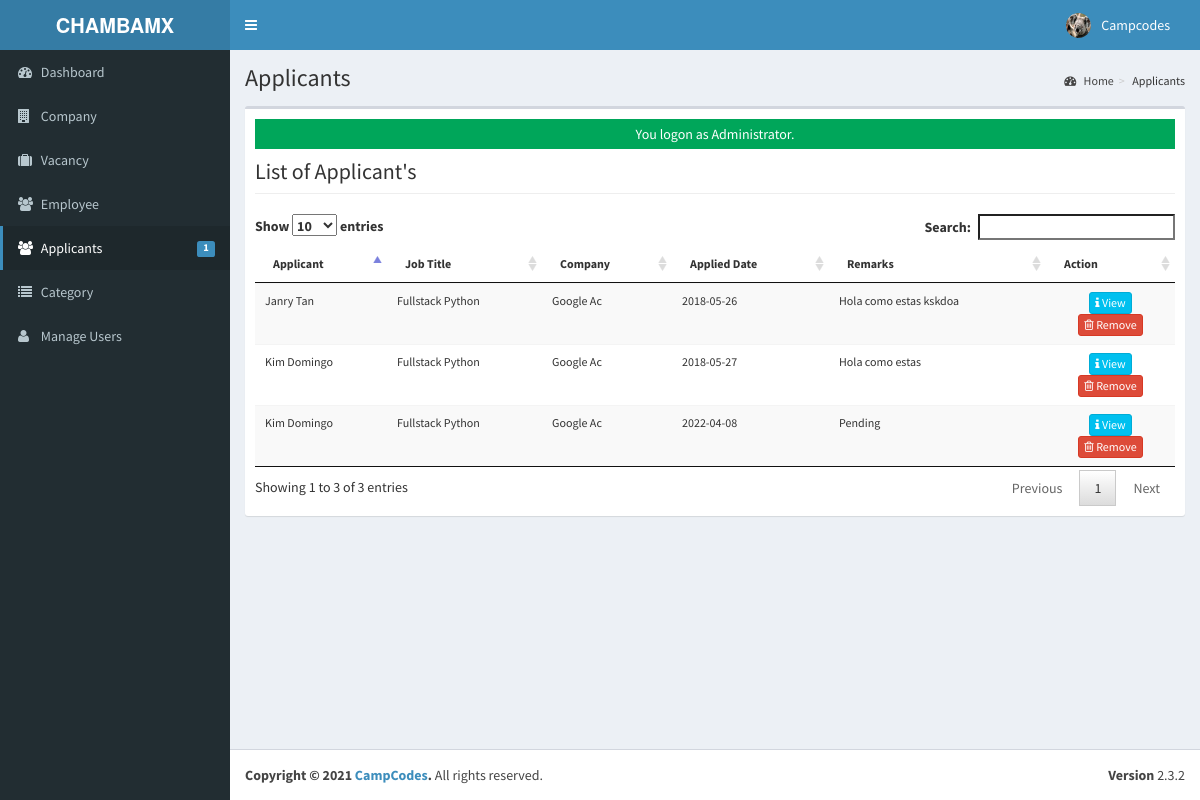
The page /admin/applicants/index.php (signed in) on the database its author committed.
### tables this page shows
CREATE TABLE `t_usuarios` (
  `USERID` varchar(30) NOT NULL,
  `FULLNAME` varchar(40) NOT NULL,
  `USERNAME` varchar(90) NOT NULL,
  `PASS` varchar(90) NOT NULL,
  `ROLE` varchar(30) NOT NULL,
  `PICLOCATION` varchar(255) NOT NULL
);

CREATE TABLE `t_compania` (
  `COMPANYID` int(11) NOT NULL,
  `COMPANYNAME` varchar(90) NOT NULL,
  `COMPANYADDRESS` varchar(90) NOT NULL,
  `COMPANYCONTACTNO` varchar(30) NOT NULL,
  `COMPANYSTATUS` varchar(90) NOT NULL,
  `COMPANYMISSION` text NOT NULL
);

CREATE TABLE `t_empleos_aplicados` (
  `REGISTRATIONID` int(11) NOT NULL,
  `COMPANYID` int(11) NOT NULL,
  `JOBID` int(11) NOT NULL,
  `APPLICANTID` int(11) NOT NULL,
  `APPLICANT` varchar(90) NOT NULL,
  `REGISTRATIONDATE` date NOT NULL,
  `REMARKS` varchar(255) NOT NULL DEFAULT 'Pending',
  `FILEID` varchar(30) DEFAULT NULL,
  `PENDINGAPPLICATION` tinyint(1) NOT NULL DEFAULT '1',
  `HVIEW` tinyint(1) NOT NULL DEFAULT '1',
  `DATETIMEAPPROVED` datetime NOT NULL
);

CREATE TABLE `t_empleos` (
  `JOBID` int(11) NOT NULL,
  `COMPANYID` int(11) NOT NULL,
  `CATEGORY` varchar(250) NOT NULL,
  `OCCUPATIONTITLE` varchar(90) NOT NULL,
  `REQ_NO_EMPLOYEES` int(11) NOT NULL,
  `SALARIES` double NOT NULL,
  `DURATION_EMPLOYEMENT` varchar(90) NOT NULL,
  `QUALIFICATION_WORKEXPERIENCE` text NOT NULL,
  `JOBDESCRIPTION` text NOT NULL,
  `PREFEREDSEX` varchar(30) NOT NULL,
  `SECTOR_VACANCY` text NOT NULL,
  `JOBSTATUS` varchar(90) NOT NULL,
  `DATEPOSTED` datetime NOT NULL
);

### admin/applicants/index.php (called while the page is built, shortened)
<?php
require_once("../../include/initialize.php");
 $title="Applicants";
require_once ("../theme/templates.php");
?>

### include/database.php (called while the page is built, shortened)
<?php
class Database {
	var $sql_string = '';
	private $conn;
	public function open_connection() {
		$this->conn = mysqli_connect(server,user,pass);
		if(!$this->conn){
			echo "Problem in database connection! Contact administrator!";
			exit();
		}else{
			$db_select = mysqli_select_db($this->conn,database_name);
		}
	}
	function setQuery($sql='') {
		$this->sql_string=$sql;
	}
	function executeQuery() {
		$result = mysqli_query($this->conn,$this->sql_string);
		return $result;
	}
	private function confirm_query($result) {
		return $result;
	}
	function loadResultList( $key='' ) {
		$cur = $this->executeQuery();
		$array = array();
		while ($row = mysqli_fetch_object($cur)) {
			if ($key) {
				$array[$row->$key] = $row;
			} else {
				$array[] = $row;
			}
		}
		return $array;
	}
	function loadSingleResult() {
		$cur = $this->executeQuery();
		while ($row = mysqli_fetch_object($cur)) {
		return $data = $row;
		}
	}
}
$mydb = new Database();
?>

### include/accounts.php (called while the page is built, shortened)
<?php
require_once(LIB_PATH.DS.'database.php');
class User {
	protected static  $tblname = "t_usuarios";
	function single_user($id=""){
			global $mydb;
			$mydb->setQuery("SELECT * FROM ".self::$tblname."
				Where USERID= '{$id}' LIMIT 1");
			$cur = $mydb->loadSingleResult();
			return $cur;
	}
}
?>

### include/function.php (called while the page is built, shortened)
<?php
function currentpage(){
		$this_page = $_SERVER['SCRIPT_NAME'];
	    $bits = explode('/',$this_page);
		 return $bits[3];
	}
		?>

### admin/applicants/list.php (the view, shortened to what this page needs)
<div class="row">
   <div class="col-lg-12">
           <h1 class="page-header">List of Applicant's   </h1>
      		</div>
  		 </div>
					<form class="wow fadeInDownaction" action="controller.php?action=delete" Method="POST">
						<table id="dash-table" class="table table-striped  table-hover table-responsive" style="font-size:12px" cellspacing="0">
						  <thead>
						  	<tr>
								<th>Applicant</th>
								<th>Job Title</th>
								<th>Company</th>
								<th>Applied Date</th>
								<th>Remarks</th>
								<th width="14%" >Action</th>
						  	</tr>
						  </thead>
						  <tbody>
						  	<?php
						  		$mydb->setQuery("SELECT * FROM `t_compania` c  , `t_empleos_aplicados` j, `t_empleos` j2, `t_candidatos` a WHERE c.`COMPANYID`=j.`COMPANYID` AND  j.`JOBID`=j2.`JOBID` AND j.`APPLICANTID`=a.`APPLICANTID` ");
						  		$cur = $mydb->loadResultList();
								foreach ($cur as $result) {
						  		echo '<tr>';
						  		echo '<td>'. $result->APPLICANT.'</td>';
						  		echo '<td>' . $result->OCCUPATIONTITLE.'</a></td>';
						  		echo '<td>' . $result->COMPANYNAME.'</a></td>';
						  		echo '<td>'. $result->REGISTRATIONDATE.'</td>';
						  		echo '<td>'. $result->REMARKS.'</td>';
				  				echo '<td align="center" >
				  		             <a title="View" href="index.php?view=view&id='.$result->REGISTRATIONID.'"  class="btn btn-info btn-xs  ">
				  		             <span class="fa fa-info fw-fa"></span> View</a>
				  		             <a title="Remove" href="index.php?view=delete&id='.$result->REGISTRATIONID.'"  class="btn btn-danger btn-xs  ">
				  		             <span class="fa fa-trash-o fw-fa"></span> Remove</a>
				  					 </td>';
						  		echo '</tr>';
						  	}
						  	?>
						  </tbody>
						</table>
						</form>

### admin/theme/templates.php (shortened to what this page needs)
<!DOCTYPE html>
<html>
    <head>
        <link rel="stylesheet" href="<?php echo web_root;?>bootstrap/css/bootstrap.min.css">
        <link rel="stylesheet" href="<?php echo web_root;?>plugins/font-awesome/css/font-awesome.min.css">
        <link rel="stylesheet" href="<?php echo web_root;?>dist/css/AdminLTE.min.css">
        <link rel="stylesheet" href="<?php echo web_root;?>dist/css/skins/_all-skins.min.css">
        <link rel="stylesheet" href="<?php echo web_root;?>plugins/iCheck/flat/blue.css">
        <link rel="stylesheet" href="<?php echo web_root;?>plugins/morris/morris.css">
        <link rel="stylesheet" href="<?php echo web_root;?>plugins/jvectormap/jquery-jvectormap-1.2.2.css">
        <link href="<?php echo web_root; ?>plugins/datepicker/bootstrap-datetimepicker.min.css" rel="stylesheet" media="screen">
        <link rel="stylesheet" href="<?php echo web_root;?>plugins/dataTables/jquery.dataTables.min.css">
        <link rel="stylesheet" href="<?php    echo web_root;?>plugins/bootstrap-wysihtml5/bootstrap3-wysihtml5.min.css">
    </head>
 <body class="hold-transition skin-blue fixed sidebar-mini">
<div class="wrapper">
  <header class="main-header">
    <a href="<?php echo web_root;?>/admin/" class="logo">
      <span class="logo-lg"><b>CHAMBAMX</b></span>
    </a>
    <nav class="navbar navbar-static-top" role="navigation">
      <a href="#" class="sidebar-toggle" data-toggle="offcanvas" role="button">
      </a>
      <div class="navbar-custom-menu">
        <ul class="nav navbar-nav">
          <?php
              $user = New User();
              $singleuser = $user->single_user($_SESSION['ADMIN_USERID']);
          ?>
          <li class="dropdown user user-menu" style="padding-right: 15px;"  >
            <a href="#" class="dropdown-toggle" data-toggle="dropdown">
              <img src="<?php echo web_root.'admin/user/'. $singleuser->PICLOCATION;?>" class="user-image" alt="User Image">
              <span class="hidden-xs"><?php echo $singleuser->FULLNAME; ?></span>
            </a>
          </li>
        </ul>
      </div>
    </nav>
  </header>
  <aside class="main-sidebar">
    <section class="sidebar">
      <ul class="sidebar-menu">
        <li  class="<?php echo (currentpage() == 'index.php') ? "active" : false;?>" >
          <a href="<?php echo web_root ;?>admin/">
            <i class="fa fa-dashboard"></i> <span>Dashboard</span>
          </a>
        </li>
        <li class="<?php echo (currentpage() == 'company') ? "active" : false;?>" >
          <a href="<?php echo web_root ;?>admin/company/">
            <i class="fa fa-building"></i> <span>Company</span>
          </a>
        </li>
        <li class="<?php echo (currentpage() == 'vacancy') ? "active" : false;?>" >
          <a href="<?php echo web_root ;?>admin/vacancy/">
            <i class="fa fa-suitcase"></i> <span>Vacancy</span>
          </a>
        </li>
        <li class="<?php echo (currentpage() == 'employee') ? "active" : false;?>" >
          <a href="<?php echo web_root ;?>admin/employee/">
            <i class="fa fa-users"></i> <span>Employee</span>
          </a>
        </li>
        <li class="<?php echo (currentpage() == 'applicants') ? "active" : false;?>" >
          <a href="<?php echo web_root ;?>admin/applicants/">
            <i class="fa fa-users"></i> <span>Applicants</span>
            <span class="label label-primary pull-right">
              <?php
                $sql = "SELECT count(*) as 'APPL' FROM `t_empleos_aplicados` WHERE `PENDINGAPPLICATION`=1";
                $mydb->setQuery($sql);
                $pending = $mydb->loadSingleResult();
                echo $pending->APPL;
              ?>
            </span>
          </a>
        </li>
        <li class="<?php echo (currentpage() == 'category') ? "active" : false;?>" >
          <a href="<?php echo web_root ;?>admin/category/">
            <i class="fa fa-list"></i> <span>Category</span>
          </a>
        </li>
         <li class="<?php echo (currentpage() == 'user') ? "active" : false;?>">
          <a href="<?php echo web_root; ?>admin/user/">
            <i class="fa fa-user"></i> <span>Manage Users</span> </a>
        </li>
      </ul>
    </section>
  </aside>
  <div class="content-wrapper">
  <section class="content-header">
      <h1>
        <?php echo isset($title) ? $title : ''; ?>
      </h1>
      <ol class="breadcrumb">
        <?php
         if ($title!='Home') {
            $active_title = '';
            if (isset($_GET['view'])) {
              $active_title = '<li class='.$active_title.'><a href="index.php">'.$title.'</a></li>';
            }else{
              $active_title = '<li class='.$active_title.'>'.$title.'</li>';
            }
            echo '<li><a href='.web_root.'admin/><i class="fa fa-dashboard"></i> Home</a></li>';
            echo  $active_title;
          }
        ?>
      </ol>
    </section>
         <section class="content">
          <div class="row">
            <div class="col-xs-12">
              <div class="box">
                <div class="box-body">
              <?php
               check_message();
               require_once $content;
               ?>
             </div>
             </div>
           </div>
         </div>
         </section>
 </div>
  <footer class="main-footer">
    <div class="pull-right hidden-xs">
      <b>Version</b> 2.3.2
    </div>
    <strong>Copyright &copy; 2021 <a href="#">CampCodes</a>.</strong> All rights
    reserved.
  </footer>
    </body>
</html>

### include/session.php (shortened to what this page needs)
		<?php
	function check_message(){
		if(isset($_SESSION['message'])){
			if(isset($_SESSION['msgtype'])){
				if ($_SESSION['msgtype']=="info"){
	 				echo  '<div class="alert-info" style="height:30px;text-align:center;padding:5px">'. $_SESSION['message'] . '</div>';
				}elseif($_SESSION['msgtype']=="error"){
					echo  '<div class="alert alert-danger" style="height:30px;text-align:center;padding:5px">' . $_SESSION['message'] . '</div>';
				}elseif($_SESSION['msgtype']=="success"){
					echo  '<div class="alert-success" style="height:30px;text-align:center;padding:5px">' . $_SESSION['message'] . '</div>';
				}
	   		}
		}
	}
?>

### rows shown on the page
t_usuarios: PICLOCATION (picture), FULLNAME "Campcodes"
t_compania: t_empleos_aplicados.APPLICANT "Kim Domingo", t_empleos.OCCUPATIONTITLE "Fullstack Python", COMPANYNAME "Google Ac", t_empleos_aplicados.REGISTRATIONDATE "2018-05-27", t_empleos_aplicados.REMARKS "Hola como estas", t_empleos_aplicados.APPLICANT "Janry Tan", t_empleos_aplicados.REGISTRATIONDATE "2018-05-26", t_empleos_aplicados.REMARKS "Hola como estas kskdoa", t_empleos_aplicados.REGISTRATIONDATE "2022-04-08", t_empleos_aplicados.REMARKS "Pending"

### other values the page prints
$pending->APPL "1"
$title "Applicants"
$_SESSION['message'] "You logon as Administrator."
